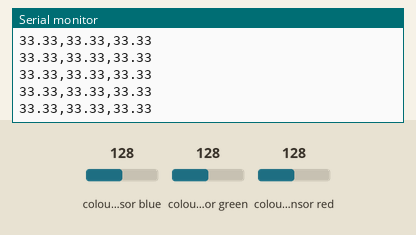
The sketch below on a simulated Arduino Uno, built with avr-gcc and run on an emulated ATmega328P. On the bench: the last lines printed to the serial monitor. Wiring (inferred from the names in the program): TCS3200 colour sensor: output pin 4; S2 pin 5; S3 pin 6; S0 pin 3; S1 pin 2. The inputs (shaded band) are chosen by the test bench; at power-on: colour sensor blue 128, colour sensor green 128, colour sensor red 128.

Above: at 1.2 s.
1.3 s: colour sensor blue set to 5
At 2.4 s:
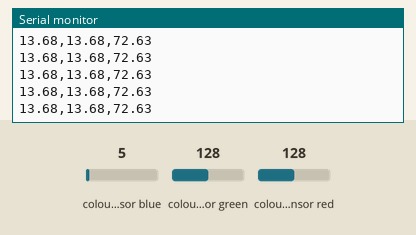
4.3 s: colour sensor green set to 5
At 5.4 s:
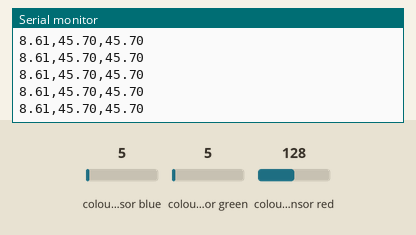
5.8 s: colour sensor red set to 5
At 6.5 s:
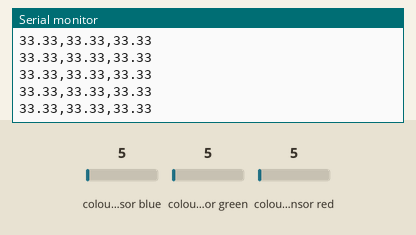
Timing chart, 0 to 8.8 s (numbered marks = the images above; inputs shaded):
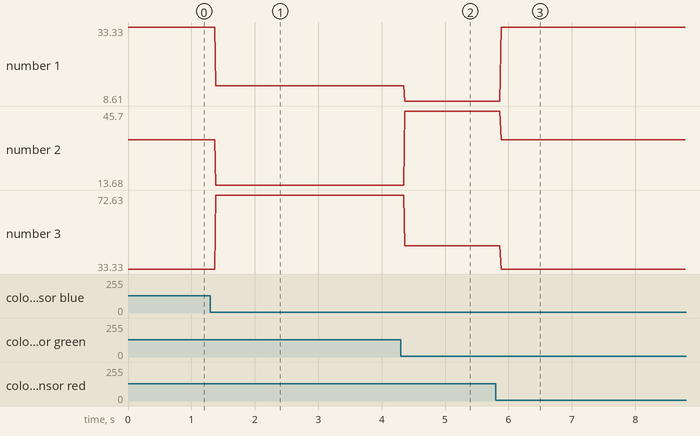

The sketch:

time_lapse_colour_test.ino
```cpp
#define S0 3
#define S1 2
#define S2 5
#define S3 6
#define sensorOut 4
#define enpin 13
#define buttonpin 16
#define runningLEDpin 14
#define powerLEDpin 15

long R = 0;
long G = 0;
long B = 0;

void setup()
{

  Serial.begin(9600);
  pinMode(S0, OUTPUT);
  pinMode(S1, OUTPUT);
  pinMode(S2, OUTPUT);
  pinMode(S3, OUTPUT);
  pinMode(sensorOut, INPUT);

  digitalWrite(S0,HIGH);
  digitalWrite(S1,LOW);
}

void loop()
{
  getcolor();
}

void getcolor()
{
  digitalWrite(S2,LOW);
  digitalWrite(S3,LOW);
  R = pulseIn(sensorOut, LOW);

  digitalWrite(S2,HIGH);
  digitalWrite(S3,HIGH);
  G = pulseIn(sensorOut, LOW);

  digitalWrite(S2,LOW);
  digitalWrite(S3,HIGH);
  B = pulseIn(sensorOut, LOW);

  long total = R+G+B;
  Serial.print((double)R/total*100);
  Serial.print(",");
  Serial.print((double)G/total*100);
  Serial.print(",");
  Serial.println((double)B/total*100);
}
```

Measured:
- after the input at 1.3 s, the serial monitor: prints a new line after 0.08 s (image 1)
- after the input at 4.3 s, the serial monitor: prints a new line after 0.07 s (image 2)
- after the input at 5.8 s, the serial monitor: prints a new line after 0.08 s (image 3)
- plotted number 1: 33.33 → 13.68 after the input at 1.3 s, 13.68 → 8.61 after the input at 4.3 s, 8.61 → 33.33 after the input at 5.8 s
- plotted number 2: 33.33 → 13.68 after the input at 1.3 s, 13.68 → 45.7 after the input at 4.3 s, 45.7 → 33.33 after the input at 5.8 s
- plotted number 3: 33.33 → 72.63 after the input at 1.3 s, 72.63 → 45.7 after the input at 4.3 s, 45.7 → 33.33 after the input at 5.8 s
